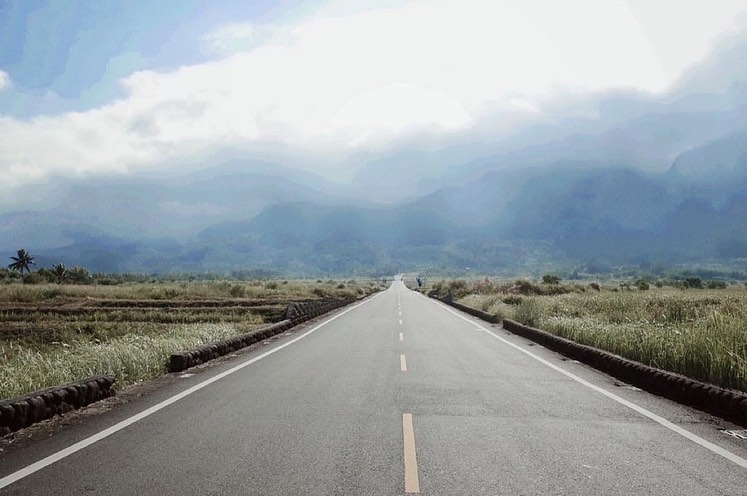
#> input picture HW2/road.jpg, 747 x 496 px
$ python hw2.py
#> lines starting #> are read from the running program, lines starting #| are printed output that depends on the picture; long printed decimals are rounded
import numpy as np
import cv2
from matplotlib import pyplot as plt


# 自定义 LBP 函数
def lbp(image, radius, neighbors):
    # 计算 LBP 算法的特征
    lbp_image = np.zeros_like(image)
    for i in range(radius, image.shape[0] - radius):
        for j in range(radius, image.shape[1] - radius):
            center = image[i, j]
            lbp_code = 0
            for k in range(neighbors):
                angle = k * (2 * np.pi / neighbors)
                x = i + int(round(radius * np.cos(angle)))
                y = j - int(round(radius * np.sin(angle)))
                if image[x, y] >= center:
                    lbp_code += 2 ** k
            lbp_image[i, j] = lbp_code

    return lbp_image


# 读取图像
ia = cv2.imread('road.jpg')
#> ia is the input picture: shape (496, 747, 3); mean B, G, R 164.8, 161, 152.7
im = cv2.imread('road2.jpg', cv2.IMREAD_GRAYSCALE)
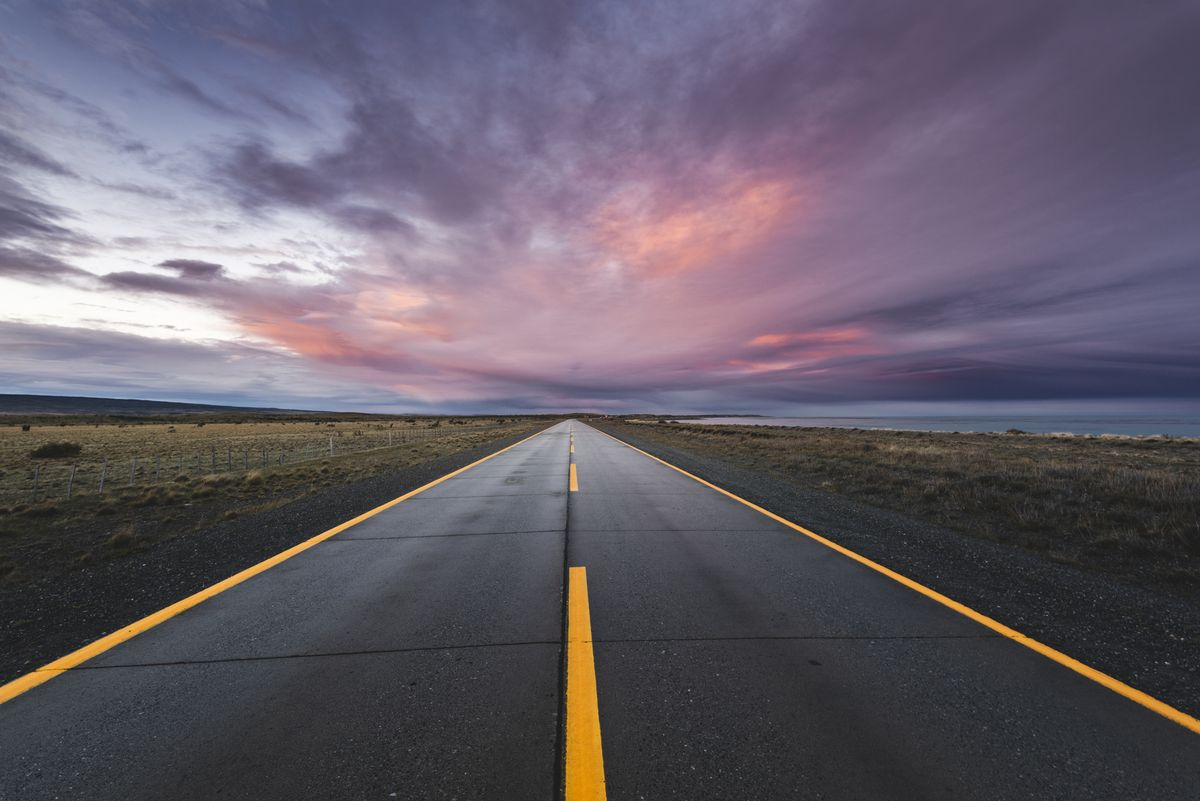
#> input picture HW2/road2.jpg, 1200 x 801 px
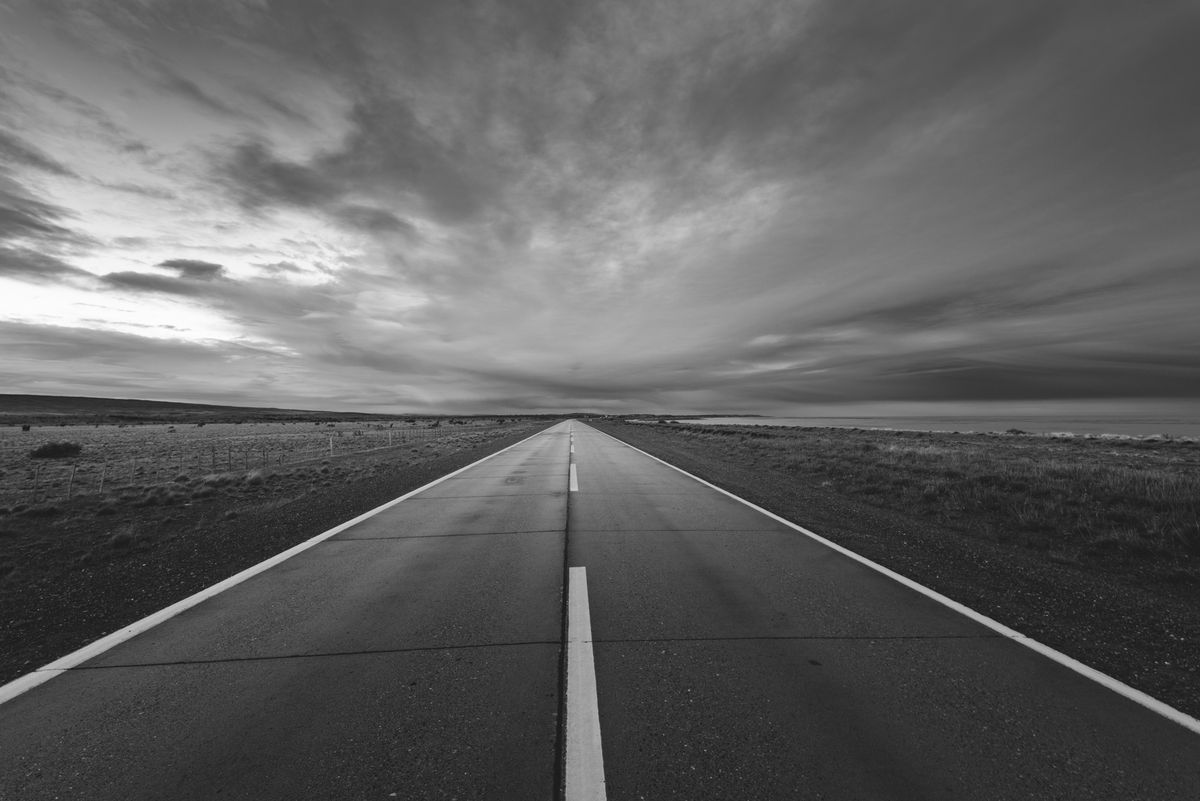
#> im: shape (801, 1200); min 15, max 255, mean 96.8
ima = cv2.resize(ia, (600, 400), interpolation=cv2.INTER_AREA)
img = cv2.resize(im, (600, 400), interpolation=cv2.INTER_AREA)

x1, y1, w1, h1 = 200, 300, 20, 20
x2, y2, w2, h2 = 300, 300, 20, 20

# 框出感兴趣的区域
cv2.rectangle(ima, (x1, y1), (x1 + w1, y1 + h1), (90, 0, 180), 2)
cv2.rectangle(ima, (x2, y2), (x2 + w2, y2 + h2), (90, 0, 180), 2)
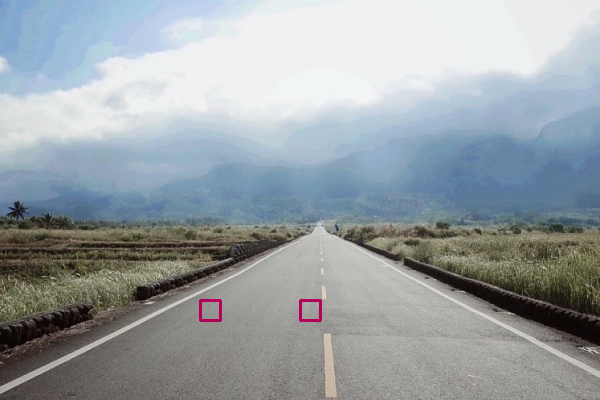
#> ima: shape (400, 600, 3); mean B, G, R 164.6, 160.7, 152.8
# 计算 LBP 特征
radius = 1
neighbors = 8
lbp_image = lbp(img, radius, neighbors)
#> after the loop in lbp, `for i in range(radius, image.shape[0] - radius):`:
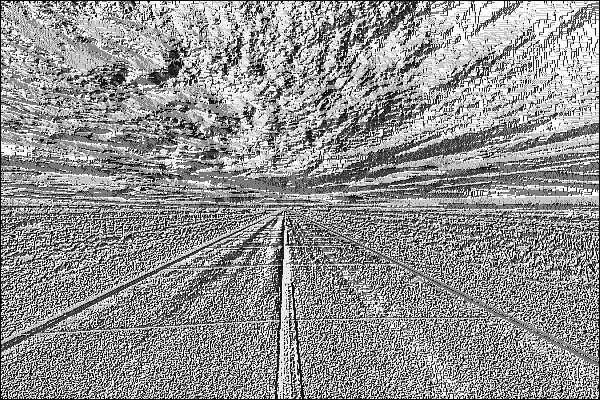
#> lbp_image: shape (400, 600); min 0, max 255, mean 146.1

hist1 = cv2.calcHist([lbp_image[y1:y1 + h1, x1:x1 + w1]], [0], None, [256], [0, 256])
#> hist1 = 256 values, max 62 at index 255, min 0 at index 5, mean 1.56
hist2 = cv2.calcHist([lbp_image[y2:y2 + h2, x2:x2 + w2]], [0], None, [256], [0, 256])
#> hist2 = 256 values, max 56 at index 255, min 0 at index 6, mean 1.56
hist_dist = cv2.compareHist(hist1, hist2, cv2.HISTCMP_CHISQR)
#> hist_dist = 184.2
# 显示 LBP 特征图像

# 显示直方图
plt.subplot(2, 1, 1)
plt.plot(hist1)
plt.xlim([0, 256])
plt.title('Region 1 LBP Histogram')

plt.subplot(2, 1, 2)
plt.plot(hist2)
plt.xlim([0, 256])
plt.title('Region 2 LBP Histogram')

plt.show()
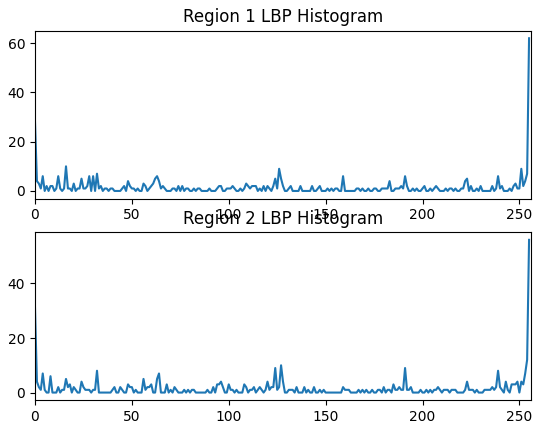
#> figure drawn by matplotlib, 2 panels; panel 1: curve peaks at x = 255, y = 62; panel 2: curve peaks at x = 255, y = 56

# 判断材质是否相似
threshold = 200
if hist_dist < threshold:
    print('材质相似')
else:
    print('材质不相似')
print(hist_dist)
#| 184.189
cv2.imshow('Image', ima)
cv2.waitKey(0)
cv2.destroyAllWindows()
